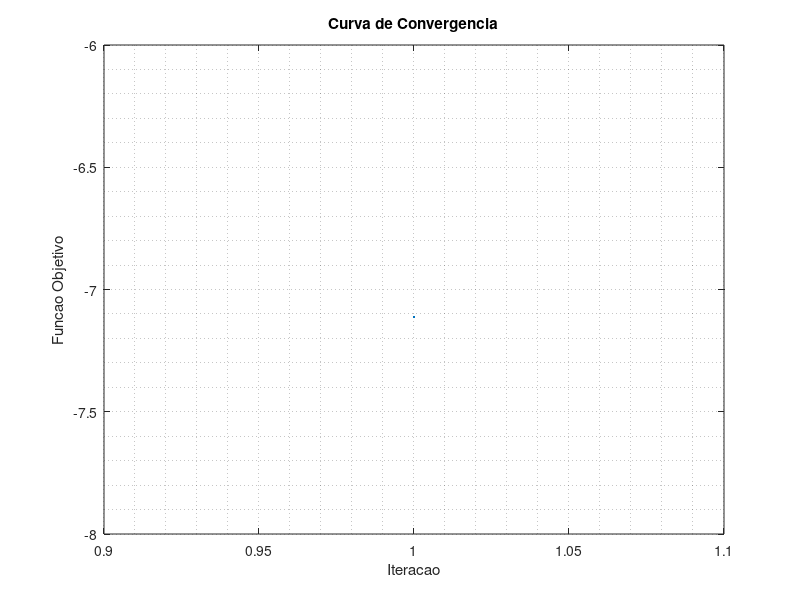

MATLAB code to generate this figure:
clear all
clc


% Exercicio Exemplo:

% Trabalho C2 - O Metodo Dual-Afim Trajetória Central de Pontos Interiores
% Aluno: Rafael Pavan
% Programa de Pos-Graduacao em Engenharia Eletrica - UNESP Bauru
% Mestrando em Engenharia Eletrica

% Problema Exemplo:
% minimizar -2*x1 - x2
% sujeito a:
% -x1 + x2 + s1 = 1
% x1 + s2 = 3
% x2 + s3 = 2
% -x1 + s4 = 0
% -x2 + s5 =0
% s1,s2,s3,s4,s5 >= 0

% Ponto Inicial X0:

f = [];

iteracoes=0;

x0 = [1.6,0.75];


% Matriz A

A = [-1 1;1 0; 0 1; -1 0; 0 -1];

% Vetor b

b = [1 3 2 0 0];

% Vetor c

c = [-2 -1];

% episolon
episolon = 0.01;

condicao_de_parada=0;

% Vetor s0 inicial

s0 = transpose(b) -A*transpose(x0);

% inicializa Sk

Sk = zeros(length(s0),length(s0));

u0 = 1.5;

iteracoes=1;

while(condicao_de_parada==0)

for linha=1:length(s0)

    coluna = linha;

    Sk(linha,coluna) = s0(coluna);

end

e = ones(1,length(s0));

% Obtem direcao de translacao:

dxk = - inv((transpose(A)*inv(Sk)*inv(Sk)*A))*(transpose(c)+u0*transpose(A)*inv(Sk)*transpose(e));

dsk =  -A*dxk;


% Verifica ilimitariedade:

if length(abs(dsk(abs(dsk)<episolon))) == length(dsk)
    
    display('Otimo Primal Encontrado.');

end
if length(dsk(dsk>0)) == length(dsk)
    
    display('Problema Ilimitado.')

end

% Calculo do vetor estimativa dual:

wk = inv(Sk)*inv(Sk)*dsk;

% Teste de Otimalidade:

%Teste 1

if length(wk(wk>0)) == length(wk)
    
    % E
    
    if e*Sk*wk <= episolon
    
      condicao_de_parada = 1;
        
        display('A. Otimo Primal Encontrado.')
        
    end
    
    
end


%Teste 2

if length(wk(wk>0)) == length(x0)
    
    % E
    
    if abs(x0*transpose(c)-b*wk) <= episolon
    
        condicao_de_parada = 1;
        
        abs(x0*transpose(c)-b*wk)
        
        
        display('B. Otimo Primal Encontrado.');
        
        
    end
    
    
end

%Teste 3

    % E

if length(wk(wk>0)) == length(wk)

    
    [m,n] = size(A);
    
    if length(s0(s0<episolon)) == m-n

            condicao_de_parada = 1;

            display('C. Otimo Primal Encontrado.');

end
    
    
end    
     
        

% Calculo do Passo:

lista = [];
alfa = 0.9995;

for i=1:length(s0)
    
    if dsk(i)<0
        
        lista=[lista,-alfa*s0(i)/dsk(i)];

    end
    
end

u0 = u0/2;

bk = min(lista);


xk=x0
sk=s0
x0 = x0 + bk*transpose(dxk);
s0 = s0 + bk*dsk;

f = [f, -2*x0(1)-x0(2)];


 iteracoes = iteracoes+1 


if iteracoes==2
    
   condicao_de_parada=1
    
end

iteracoes
xfinal = x0;
end


plot(f)

title('Curva de Convergencia')
xlabel('Iteracao')
ylabel('Funcao Objetivo')
grid minor
display('Valor Otimo: ')
xfinal
